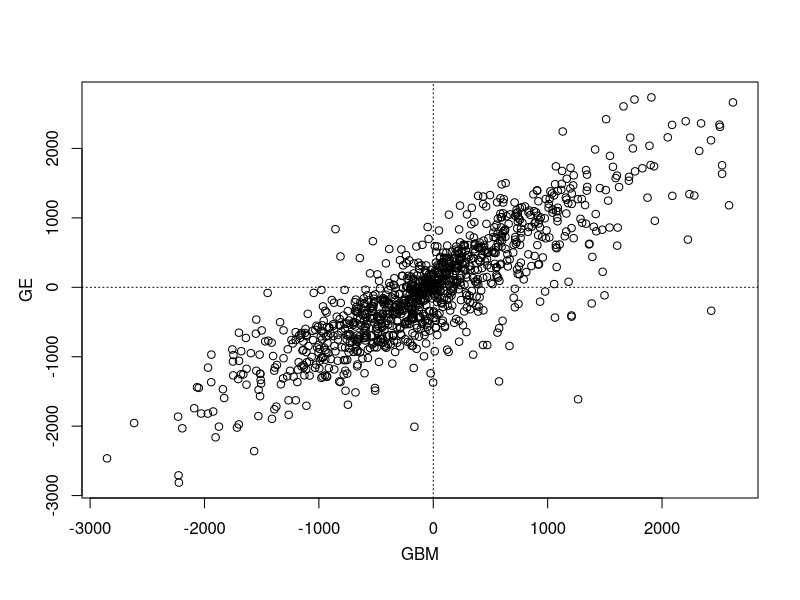
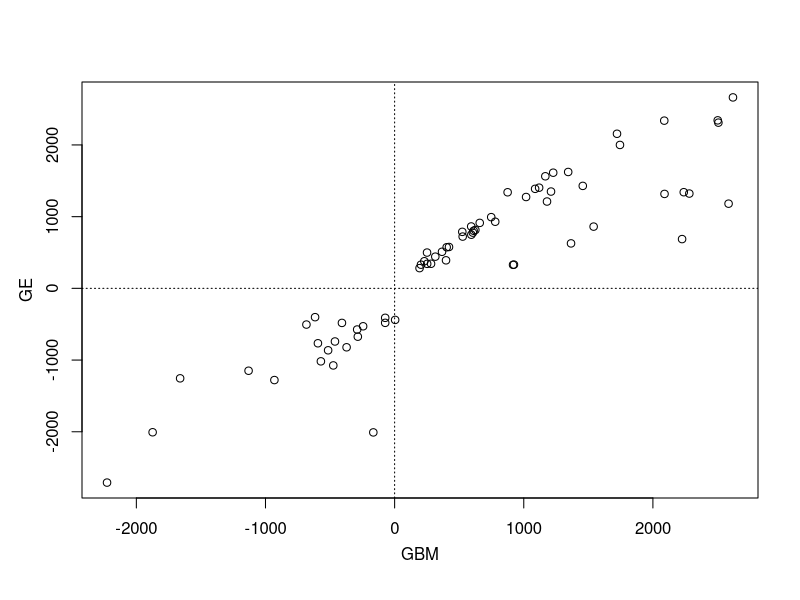
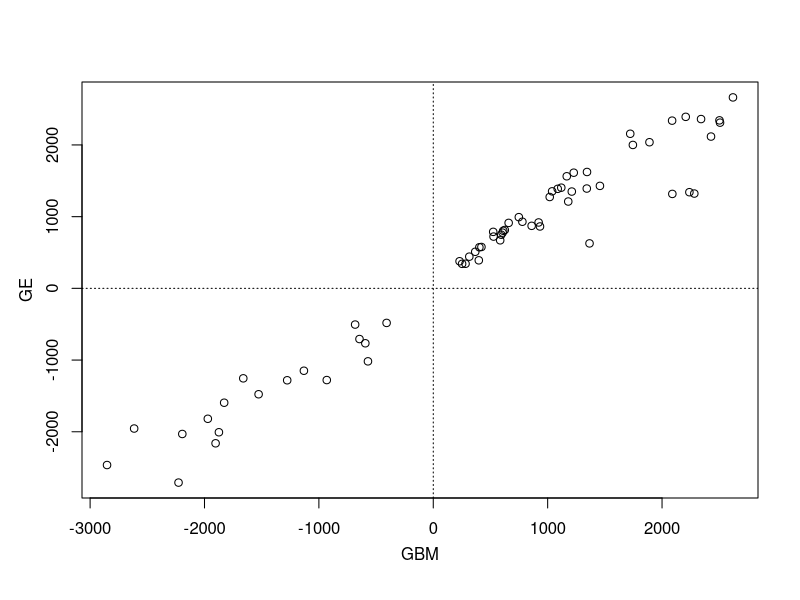

Recreate these plots in R, in order.
#setwd("~/Dropbox/Documents/dixon_2017_RT-GBM/reciprocal_transplant_methylationV2/clean_july12/scripts")

data1=read.table("MWU_MF_DE_High_v_Control_LFC.csv",header=T)
data2=read.table("MWU_MF_DE_High_v_Mid_LFC.csv",header=T)

goods=intersect(data1$term,data2$term)
#goods=unique(as.character(c(data1$term[data1$p.adj<=0.1],data2$term[data2$p.adj<=0.1])))
length(goods)

data1=data1[data1$term %in% goods,]
data2=data2[data2$term %in% goods,]

# all overlapping GO terms
ress=merge(data1,data2,by="term")
plot(delta.rank.x~delta.rank.y,ress,xlab="GBM", ylab="GE",mgp=c(2.3,1,0))
abline(v=0,lty=3)
abline(h=0,lty=3)

# GO terms highly signifcant in any of the two datasets
sigs=(ress$p.adj.x<=0.01 | ress$p.adj.y<=0.01)
sum(sigs) # 71
plot(delta.rank.x~delta.rank.y,ress[sigs,],xlab="GBM", ylab="GE",mgp=c(2.3,1,0))
abline(v=0,lty=3)
abline(h=0,lty=3)

# GO terms signifcant in both datasets
sigs=(ress$p.adj.x<=0.1 & ress$p.adj.y<=0.1)
sum(sigs) # 20
plot(delta.rank.x~delta.rank.y,ress[sigs,],xlab="GBM", ylab="GE",mgp=c(2.3,1,0))
abline(v=0,lty=3)
abline(h=0,lty=3)

